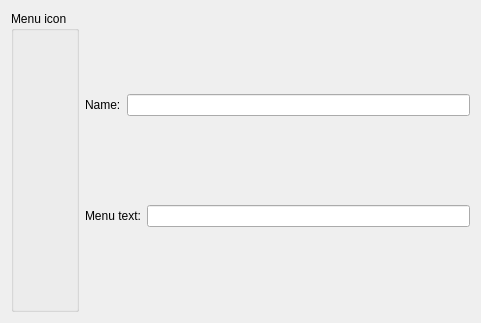
<?xml version="1.0" encoding="UTF-8"?>
<ui version="4.0">
 <class>ApplicationSettingsBox</class>
 <widget class="QWidget" name="ApplicationSettingsBox">
  <property name="geometry">
   <rect>
    <x>0</x>
    <y>0</y>
    <width>481</width>
    <height>323</height>
   </rect>
  </property>
  <property name="windowTitle">
   <string>Form</string>
  </property>
  <layout class="QHBoxLayout" name="horizontalLayout">
   <item>
    <widget class="ImageSelectionBox" name="imageSelectionBox">
     <property name="title">
      <string>Menu icon</string>
     </property>
     <property name="flat">
      <bool>true</bool>
     </property>
    </widget>
   </item>
   <item>
    <layout class="QVBoxLayout" name="verticalLayout_7">
     <item>
      <layout class="QHBoxLayout" name="horizontalLayout_13">
       <item>
        <widget class="QLabel" name="nameLB">
         <property name="text">
          <string>Name:</string>
         </property>
        </widget>
       </item>
       <item>
        <widget class="QLineEdit" name="nameLE"/>
       </item>
      </layout>
     </item>
     <item>
      <layout class="QHBoxLayout" name="horizontalLayout_14">
       <item>
        <widget class="QLabel" name="label_7">
         <property name="text">
          <string>Menu text:</string>
         </property>
        </widget>
       </item>
       <item>
        <widget class="QLineEdit" name="textLE"/>
       </item>
      </layout>
     </item>
    </layout>
   </item>
  </layout>
 </widget>
 <customwidgets>
  <customwidget>
   <class>ImageSelectionBox</class>
   <extends>QGroupBox</extends>
   <header>ImageSelectionBox.h</header>
   <container>1</container>
   <slots>
    <signal>imageFileChanged(QString)</signal>
   </slots>
  </customwidget>
 </customwidgets>
 <resources>
  <include location="images.qrc"/>
  <include location="images.qrc"/>
 </resources>
 <connections>
  <connection>
   <sender>nameLE</sender>
   <signal>textChanged(QString)</signal>
   <receiver>ApplicationSettingsBox</receiver>
   <slot>nameChangedST(QString)</slot>
   <hints>
    <hint type="sourcelabel">
     <x>313</x>
     <y>86</y>
    </hint>
    <hint type="destinationlabel">
     <x>303</x>
     <y>459</y>
    </hint>
   </hints>
  </connection>
  <connection>
   <sender>textLE</sender>
   <signal>textChanged(QString)</signal>
   <receiver>ApplicationSettingsBox</receiver>
   <slot>textChangedST(QString)</slot>
   <hints>
    <hint type="sourcelabel">
     <x>376</x>
     <y>240</y>
    </hint>
    <hint type="destinationlabel">
     <x>389</x>
     <y>407</y>
    </hint>
   </hints>
  </connection>
  <connection>
   <sender>imageSelectionBox</sender>
   <signal>imageFileChanged(QString)</signal>
   <receiver>ApplicationSettingsBox</receiver>
   <slot>iconChangedST(QString)</slot>
   <hints>
    <hint type="sourcelabel">
     <x>60</x>
     <y>197</y>
    </hint>
    <hint type="destinationlabel">
     <x>149</x>
     <y>445</y>
    </hint>
   </hints>
  </connection>
 </connections>
 <slots>
  <slot>nameChangedST(QString)</slot>
  <slot>textChangedST(QString)</slot>
  <slot>iconChangedST(QString)</slot>
 </slots>
</ui>
